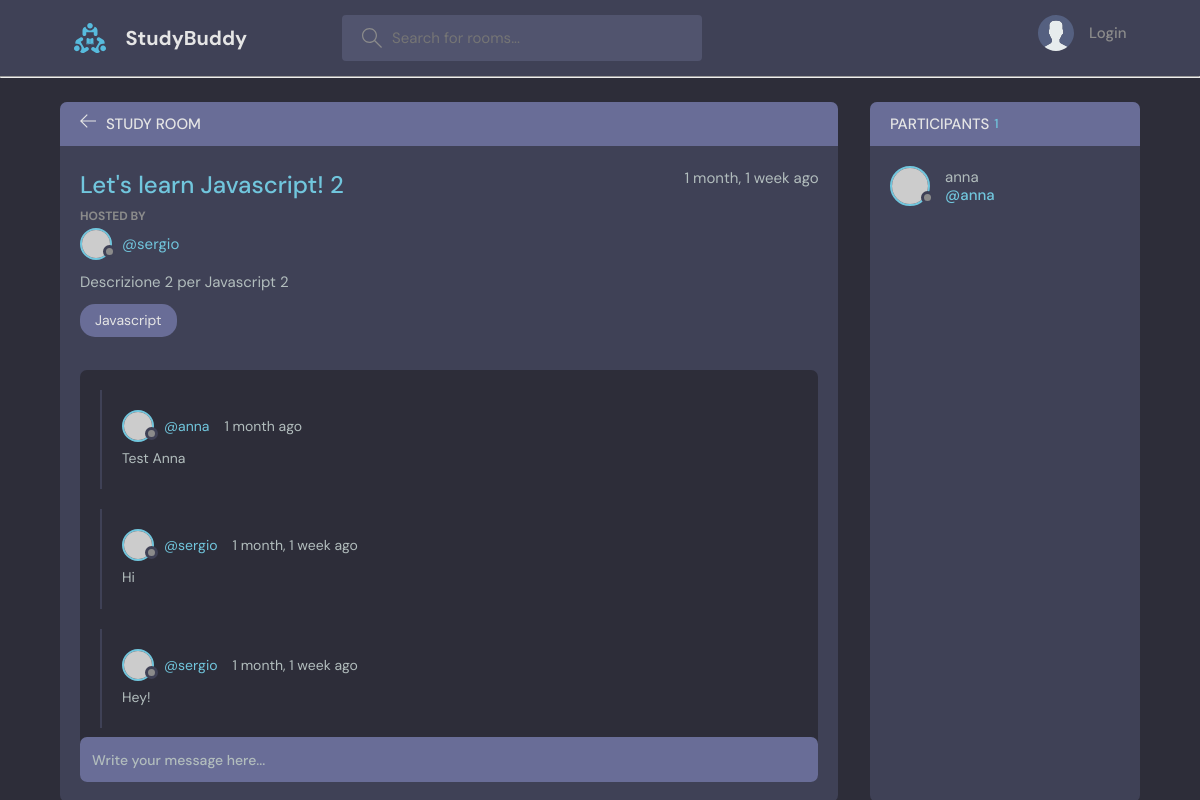
Page /room/2/ on the committed database.
### base/models.py (models this page shows, shortened)
class Room(models.Model):
    host = models.ForeignKey(User, on_delete=models.SET_NULL, null=True)
    topic = models.ForeignKey(Topic, on_delete=models.SET_NULL, null=True)
    name = models.CharField(max_length=200)
    description = models.TextField(null=True, blank=True) # Null vale per i database, blank vuol dire che anche il form submittato può essere vuoto
    participants = models.ManyToManyField(User, related_name='participants', blank=True) #Il related_name serve per l'accesso inserso. Se ho un istasnza User farò user.participants.all()
    updated = models.DateTimeField(auto_now=True) #Vuol dire che ogni volta che viene salvato si aggiorna
    created = models.DateTimeField(auto_now_add=True) #Data di quando è stata creata
    class Meta:
        ordering = ['-updated', '-created']

class Topic(models.Model):
    name = models.CharField(max_length=200)
    def __str__(self):
        return self.name

class Message(models.Model):
    user = models.ForeignKey(User, on_delete=models.CASCADE)
    room = models.ForeignKey(Room, on_delete=models.CASCADE) # Relazione 1 to many
    body = models.TextField()
    updated = models.DateTimeField(auto_now=True)
    created = models.DateTimeField(auto_now_add=True)
    class Meta:
        ordering = ['-updated', '-created']

### base/views.py (the view, shortened to what this page needs)
# urls.py: path('room/<str:pk>/', views.room, name="room"),
def room(request, pk):
    room = Room.objects.get(id=pk) # Il metodo get restituisce solo 1 item in base alla condizione inserita. Se ne trova di più da errore (si usa filter negli altri casi)
    room_messages = room.message_set.all() #con _set.all() viene utilizzato per recuperare tutti gli oggetti correlati da una relazione 1 a n. Recupera il set di messaggi contenuti in una room
    participants = room.participants.all() # Qui non si usa il _set.all() perchè nel modello abbiamo un related_name impostato
    context = {'room': room, 'room_messages': room_messages, 'participants': participants}
    return render(request,'base/room.html', context)

### base/templates/base/room.html (shortened to what this page needs)
{% extends "main.html" %}
{% block content %}
{% load static %}
    <main class="profile-page layout layout--2">
      <div class="container">
        <div class="room">
          <div class="room__top">
            <div class="room__topLeft">
              <a href="{% url 'home' %}">
                <svg version="1.1" xmlns="http://www.w3.org/2000/svg" width="32" height="32" viewBox="0 0 32 32">
                  <title>arrow-left</title>
                  <path
                    d="M13.723 2.286l-13.723 13.714 13.719 13.714 1.616-1.611-10.96-10.96h27.625v-2.286h-27.625l10.965-10.965-1.616-1.607z"
                  ></path>
                </svg>
              </a>
              <h3>Study Room</h3>
            </div>
          </div>
          <div class="room__box scroll">
            <div class="room__header scroll">
              <div class="room__info">
                <h3>{{room.name}}</h3>
                <span>{{room.created | timesince}} ago</span>
              </div>
              <div class="room__hosted">
                <p>Hosted By</p>
                <a href="{% url 'user-profile' room.host.id %}" class="room__author">
                  <div class="avatar avatar--small">
                    <img src="https://randomuser.me/api/portraits/men/37.jpg" />
                  </div>
                  <span>@{{room.host.username}}</span>
                </a>
              </div>
              <div class="room__details">
                {{room.description}}
              </div>
              <span class="room__topics">{{room.topic}}</span>
            </div>
            <div class="room__conversation">
              <div class="threads scroll">
                {% for message in room_messages %}
                <div class="thread">
                  <div class="thread__top">
                    <div class="thread__author">
                      <a href="{% url 'user-profile' message.user.id %}" class="thread__authorInfo">
                        <div class="avatar avatar--small">
                          <img src="https://randomuser.me/api/portraits/men/37.jpg" />
                        </div>
                        <span>@{{message.user.username}}</span>
                      </a>
                      <span class="thread__date">{{message.created | timesince}} ago</span>
                    </div>
                  </div>
                  <div class="thread__details">
                    {{message.body}}
                  </div>
                </div>
                {% endfor %}
              </div>
            </div>
          </div>
          <div class="room__message">
            <form action="" method="POST">
              <input name="body" placeholder="Write your message here..." /></form>
          </div>
        </div>
        <div class="participants">
          <h3 class="participants__top">Participants <span>{{participants.count}}</span></h3>
          <div class="participants__list scroll">
            {% for user in participants %}
            <a href="{% url 'user-profile' user.id %}" class="participant">
              <div class="avatar avatar--medium">
                <img src="https://randomuser.me/api/portraits/men/37.jpg" />
              </div>
              <p>
                {{user.username}}
                <span>@{{user.username}}</span>
              </p>
            </a>
            {% endfor %}
          </div>
        </div>
      </div>
    </main>
{% endblock content %}

### rows in the picture
Room: name "Let's learn Javascript! 2", created "1 month, 1 week", host.username "sergio", description "Descrizione 2 per Javascript 2", topic "Javascript"
Message: user.username "anna", created "1 month", body "Test Anna"
Message: user.username "sergio", created "1 month, 1 week", body "Hi"
Message: user.username "sergio", created "1 month, 1 week", body "Hey!"

### other values in the picture
{{ participants.count }} "1"
{{ user.username }} "anna"
